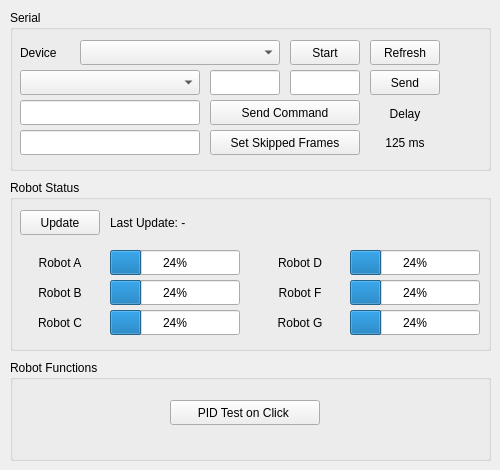
     <widget class="QWidget" name="tabControl">
      <attribute name="icon">
       <iconset resource="icons.qrc">
        <normaloff>:/Icons/Imgs/devil_smile.png</normaloff>:/Icons/Imgs/devil_smile.png</iconset>
      </attribute>
      <attribute name="title">
       <string>Control</string>
      </attribute>
      <widget class="QGroupBox" name="groupControlSerial">
       <property name="geometry">
        <rect>
         <x>10</x>
         <y>10</y>
         <width>481</width>
         <height>161</height>
        </rect>
       </property>
       <property name="title">
        <string>Serial</string>
       </property>
       <widget class="QLabel" name="labelControlSerialDevice">
        <property name="geometry">
         <rect>
          <x>10</x>
          <y>30</y>
          <width>50</width>
          <height>25</height>
         </rect>
        </property>
        <property name="minimumSize">
         <size>
          <width>50</width>
          <height>25</height>
         </size>
        </property>
        <property name="maximumSize">
         <size>
          <width>50</width>
          <height>25</height>
         </size>
        </property>
        <property name="text">
         <string>Device</string>
        </property>
       </widget>
       <widget class="QComboBox" name="comboBoxControlSerialDevice">
        <property name="geometry">
         <rect>
          <x>70</x>
          <y>30</y>
          <width>200</width>
          <height>25</height>
         </rect>
        </property>
        <property name="minimumSize">
         <size>
          <width>200</width>
          <height>25</height>
         </size>
        </property>
        <property name="maximumSize">
         <size>
          <width>200</width>
          <height>25</height>
         </size>
        </property>
       </widget>
       <widget class="QPushButton" name="pushButtonControlSerialDeviceRefresh">
        <property name="geometry">
         <rect>
          <x>360</x>
          <y>30</y>
          <width>70</width>
          <height>25</height>
         </rect>
        </property>
        <property name="minimumSize">
         <size>
          <width>70</width>
          <height>25</height>
         </size>
        </property>
        <property name="maximumSize">
         <size>
          <width>70</width>
          <height>25</height>
         </size>
        </property>
        <property name="text">
         <string>Refresh</string>
        </property>
       </widget>
       <widget class="QComboBox" name="comboBoxControlSerialRobots">
        <property name="geometry">
         <rect>
          <x>10</x>
          <y>60</y>
          <width>180</width>
          <height>25</height>
         </rect>
        </property>
        <property name="minimumSize">
         <size>
          <width>180</width>
          <height>25</height>
         </size>
        </property>
        <property name="maximumSize">
         <size>
          <width>170</width>
          <height>25</height>
         </size>
        </property>
       </widget>
       <widget class="QLineEdit" name="lineEditControlSerialSpeedLeft">
        <property name="geometry">
         <rect>
          <x>200</x>
          <y>60</y>
          <width>70</width>
          <height>25</height>
         </rect>
        </property>
       </widget>
       <widget class="QLineEdit" name="lineEditControlSerialSpeedRight">
        <property name="geometry">
         <rect>
          <x>280</x>
          <y>60</y>
          <width>70</width>
          <height>25</height>
         </rect>
        </property>
       </widget>
       <widget class="QPushButton" name="pushButtonControlSerialSend">
        <property name="geometry">
         <rect>
          <x>360</x>
          <y>60</y>
          <width>70</width>
          <height>25</height>
         </rect>
        </property>
        <property name="minimumSize">
         <size>
          <width>70</width>
          <height>25</height>
         </size>
        </property>
        <property name="maximumSize">
         <size>
          <width>70</width>
          <height>25</height>
         </size>
        </property>
        <property name="text">
         <string>Send</string>
        </property>
       </widget>
       <widget class="QLineEdit" name="lineEditControlSerialSendCommand">
        <property name="geometry">
         <rect>
          <x>10</x>
          <y>90</y>
          <width>180</width>
          <height>25</height>
         </rect>
        </property>
        <property name="minimumSize">
         <size>
          <width>180</width>
          <height>0</height>
         </size>
        </property>
        <property name="maximumSize">
         <size>
          <width>180</width>
          <height>16777215</height>
         </size>
        </property>
       </widget>
       <widget class="QPushButton" name="pushButtonControlSerialSendCommand">
        <property name="geometry">
         <rect>
          <x>200</x>
          <y>90</y>
          <width>150</width>
          <height>25</height>
         </rect>
        </property>
        <property name="minimumSize">
         <size>
          <width>150</width>
          <height>25</height>
         </size>
        </property>
        <property name="maximumSize">
         <size>
          <width>100</width>
          <height>25</height>
         </size>
        </property>
        <property name="text">
         <string>Send Command</string>
        </property>
       </widget>
       <widget class="QPushButton" name="pushButtonControlSerialSetSkippedFrames">
        <property name="geometry">
         <rect>
          <x>200</x>
          <y>120</y>
          <width>150</width>
          <height>25</height>
         </rect>
        </property>
        <property name="minimumSize">
         <size>
          <width>150</width>
          <height>25</height>
         </size>
        </property>
        <property name="maximumSize">
         <size>
          <width>100</width>
          <height>25</height>
         </size>
        </property>
        <property name="text">
         <string>Set Skipped Frames</string>
        </property>
       </widget>
       <widget class="QLineEdit" name="lineEditControlSerialSetSkippedFrames">
        <property name="geometry">
         <rect>
          <x>10</x>
          <y>120</y>
          <width>180</width>
          <height>25</height>
         </rect>
        </property>
        <property name="minimumSize">
         <size>
          <width>180</width>
          <height>0</height>
         </size>
        </property>
        <property name="maximumSize">
         <size>
          <width>180</width>
          <height>16777215</height>
         </size>
        </property>
       </widget>
       <widget class="QPushButton" name="pushButtonControlSerialDeviceStart">
        <property name="geometry">
         <rect>
          <x>280</x>
          <y>30</y>
          <width>70</width>
          <height>25</height>
         </rect>
        </property>
        <property name="minimumSize">
         <size>
          <width>70</width>
          <height>25</height>
         </size>
        </property>
        <property name="maximumSize">
         <size>
          <width>70</width>
          <height>25</height>
         </size>
        </property>
        <property name="text">
         <string>Start</string>
        </property>
       </widget>
       <widget class="QLabel" name="labelControlSerialDelayFixed">
        <property name="geometry">
         <rect>
          <x>360</x>
          <y>91</y>
          <width>70</width>
          <height>25</height>
         </rect>
        </property>
        <property name="minimumSize">
         <size>
          <width>70</width>
          <height>25</height>
         </size>
        </property>
        <property name="maximumSize">
         <size>
          <width>70</width>
          <height>25</height>
         </size>
        </property>
        <property name="text">
         <string>Delay</string>
        </property>
        <property name="alignment">
         <set>Qt::AlignCenter</set>
        </property>
       </widget>
       <widget class="QLabel" name="labelControlSerialDelay">
        <property name="geometry">
         <rect>
          <x>360</x>
          <y>120</y>
          <width>70</width>
          <height>25</height>
         </rect>
        </property>
        <property name="minimumSize">
         <size>
          <width>70</width>
          <height>25</height>
         </size>
        </property>
        <property name="maximumSize">
         <size>
          <width>70</width>
          <height>25</height>
         </size>
        </property>
        <property name="text">
         <string>125 ms</string>
        </property>
        <property name="alignment">
         <set>Qt::AlignCenter</set>
        </property>
       </widget>
      </widget>
      <widget class="QGroupBox" name="groupBoxControlRobotStatus">
       <property name="geometry">
        <rect>
         <x>10</x>
         <y>180</y>
         <width>481</width>
         <height>171</height>
        </rect>
       </property>
       <property name="title">
        <string>Robot Status</string>
       </property>
       <widget class="QPushButton" name="pushButtonControlRobotStatusRobotUpdate">
        <property name="geometry">
         <rect>
          <x>10</x>
          <y>30</y>
          <width>80</width>
          <height>25</height>
         </rect>
        </property>
        <property name="minimumSize">
         <size>
          <width>80</width>
          <height>25</height>
         </size>
        </property>
        <property name="maximumSize">
         <size>
          <width>80</width>
          <height>25</height>
         </size>
        </property>
        <property name="text">
         <string>Update</string>
        </property>
       </widget>
       <widget class="QLabel" name="labelControlRobotStatusLastUpdate">
        <property name="geometry">
         <rect>
          <x>100</x>
          <y>30</y>
          <width>150</width>
          <height>25</height>
         </rect>
        </property>
        <property name="minimumSize">
         <size>
          <width>150</width>
          <height>25</height>
         </size>
        </property>
        <property name="maximumSize">
         <size>
          <width>150</width>
          <height>25</height>
         </size>
        </property>
        <property name="text">
         <string>Last Update: - </string>
        </property>
        <property name="alignment">
         <set>Qt::AlignLeading|Qt::AlignLeft|Qt::AlignVCenter</set>
        </property>
       </widget>
       <widget class="QLabel" name="labelControlRobotStatusRobotA">
        <property name="geometry">
         <rect>
          <x>10</x>
          <y>70</y>
          <width>80</width>
          <height>25</height>
         </rect>
        </property>
        <property name="minimumSize">
         <size>
          <width>80</width>
          <height>25</height>
         </size>
        </property>
        <property name="maximumSize">
         <size>
          <width>80</width>
          <height>25</height>
         </size>
        </property>
        <property name="text">
         <string>Robot A</string>
        </property>
        <property name="alignment">
         <set>Qt::AlignCenter</set>
        </property>
       </widget>
       <widget class="QProgressBar" name="progressBarControlRobotStatusRobotA">
        <property name="geometry">
         <rect>
          <x>100</x>
          <y>70</y>
          <width>130</width>
          <height>25</height>
         </rect>
        </property>
        <property name="minimumSize">
         <size>
          <width>130</width>
          <height>25</height>
         </size>
        </property>
        <property name="maximumSize">
         <size>
          <width>130</width>
          <height>25</height>
         </size>
        </property>
        <property name="value">
         <number>24</number>
        </property>
       </widget>
       <widget class="QLabel" name="labelControlRobotStatusRobotB">
        <property name="geometry">
         <rect>
          <x>10</x>
          <y>100</y>
          <width>80</width>
          <height>25</height>
         </rect>
        </property>
        <property name="minimumSize">
         <size>
          <width>80</width>
          <height>25</height>
         </size>
        </property>
        <property name="maximumSize">
         <size>
          <width>80</width>
          <height>25</height>
         </size>
        </property>
        <property name="text">
         <string>Robot B</string>
        </property>
        <property name="alignment">
         <set>Qt::AlignCenter</set>
        </property>
       </widget>
       <widget class="QProgressBar" name="progressBarControlRobotStatusRobotB">
        <property name="geometry">
         <rect>
          <x>100</x>
          <y>100</y>
          <width>130</width>
          <height>25</height>
         </rect>
        </property>
        <property name="minimumSize">
         <size>
          <width>130</width>
          <height>25</height>
         </size>
        </property>
        <property name="maximumSize">
         <size>
          <width>130</width>
          <height>25</height>
         </size>
        </property>
        <property name="value">
         <number>24</number>
        </property>
       </widget>
       <widget class="QLabel" name="labelControlRobotStatusRobotC">
        <property name="geometry">
         <rect>
          <x>10</x>
          <y>130</y>
          <width>80</width>
          <height>25</height>
         </rect>
        </property>
        <property name="minimumSize">
         <size>
          <width>80</width>
          <height>25</height>
         </size>
        </property>
        <property name="maximumSize">
         <size>
          <width>80</width>
          <height>25</height>
         </size>
        </property>
        <property name="text">
         <string>Robot C</string>
        </property>
        <property name="alignment">
         <set>Qt::AlignCenter</set>
        </property>
       </widget>
       <widget class="QProgressBar" name="progressBarControlRobotStatusRobotC">
        <property name="geometry">
         <rect>
          <x>100</x>
          <y>130</y>
          <width>130</width>
          <height>25</height>
         </rect>
        </property>
        <property name="minimumSize">
         <size>
          <width>130</width>
          <height>25</height>
         </size>
        </property>
        <property name="maximumSize">
         <size>
          <width>130</width>
          <height>25</height>
         </size>
        </property>
        <property name="value">
         <number>24</number>
        </property>
       </widget>
       <widget class="QLabel" name="labelControlRobotStatusRobotD">
        <property name="geometry">
         <rect>
          <x>250</x>
          <y>70</y>
          <width>80</width>
          <height>25</height>
         </rect>
        </property>
        <property name="minimumSize">
         <size>
          <width>80</width>
          <height>25</height>
         </size>
        </property>
        <property name="maximumSize">
         <size>
          <width>80</width>
          <height>25</height>
         </size>
        </property>
        <property name="text">
         <string>Robot D</string>
        </property>
        <property name="alignment">
         <set>Qt::AlignCenter</set>
        </property>
       </widget>
       <widget class="QProgressBar" name="progressBarControlRobotStatusRobotD">
        <property name="geometry">
         <rect>
          <x>340</x>
          <y>70</y>
          <width>130</width>
          <height>25</height>
         </rect>
        </property>
        <property name="minimumSize">
         <size>
          <width>130</width>
          <height>25</height>
         </size>
        </property>
        <property name="maximumSize">
         <size>
          <width>130</width>
          <height>25</height>
         </size>
        </property>
        <property name="value">
         <number>24</number>
        </property>
       </widget>
       <widget class="QProgressBar" name="progressBarControlRobotStatusRobotG">
        <property name="geometry">
         <rect>
          <x>340</x>
          <y>130</y>
          <width>130</width>
          <height>25</height>
         </rect>
        </property>
        <property name="minimumSize">
         <size>
          <width>130</width>
          <height>25</height>
         </size>
        </property>
        <property name="maximumSize">
         <size>
          <width>130</width>
          <height>25</height>
         </size>
        </property>
        <property name="value">
         <number>24</number>
        </property>
       </widget>
       <widget class="QLabel" name="labelControlRobotStatusRobotG">
        <property name="geometry">
         <rect>
          <x>250</x>
          <y>130</y>
          <width>80</width>
          <height>25</height>
         </rect>
        </property>
        <property name="minimumSize">
         <size>
          <width>80</width>
          <height>25</height>
         </size>
        </property>
        <property name="maximumSize">
         <size>
          <width>80</width>
          <height>25</height>
         </size>
        </property>
        <property name="text">
         <string>Robot G</string>
        </property>
        <property name="alignment">
         <set>Qt::AlignCenter</set>
        </property>
       </widget>
       <widget class="QLabel" name="labelControlRobotStatusRobotF">
        <property name="geometry">
         <rect>
          <x>250</x>
          <y>100</y>
          <width>80</width>
          <height>25</height>
         </rect>
        </property>
        <property name="minimumSize">
         <size>
          <width>80</width>
          <height>25</height>
         </size>
        </property>
        <property name="maximumSize">
         <size>
          <width>80</width>
          <height>25</height>
         </size>
        </property>
        <property name="text">
         <string>Robot F</string>
        </property>
        <property name="alignment">
         <set>Qt::AlignCenter</set>
        </property>
       </widget>
       <widget class="QProgressBar" name="progressBarControlRobotStatusRobotF">
        <property name="geometry">
         <rect>
          <x>340</x>
          <y>100</y>
          <width>130</width>
          <height>25</height>
         </rect>
        </property>
        <property name="minimumSize">
         <size>
          <width>130</width>
          <height>25</height>
         </size>
        </property>
        <property name="maximumSize">
         <size>
          <width>130</width>
          <height>25</height>
         </size>
        </property>
        <property name="value">
         <number>24</number>
        </property>
       </widget>
      </widget>
      <widget class="QGroupBox" name="groupControlRobotFunctions">
       <property name="geometry">
        <rect>
         <x>10</x>
         <y>360</y>
         <width>481</width>
         <height>101</height>
        </rect>
       </property>
       <property name="title">
        <string>Robot Functions</string>
       </property>
       <widget class="QPushButton" name="pushButtonControlRobotFunctionsPIDTest">
        <property name="geometry">
         <rect>
          <x>160</x>
          <y>40</y>
          <width>150</width>
          <height>25</height>
         </rect>
        </property>
        <property name="minimumSize">
         <size>
          <width>150</width>
          <height>25</height>
         </size>
        </property>
        <property name="maximumSize">
         <size>
          <width>80</width>
          <height>25</height>
         </size>
        </property>
        <property name="text">
         <string>PID Test on Click </string>
        </property>
       </widget>
      </widget>
     </widget>
